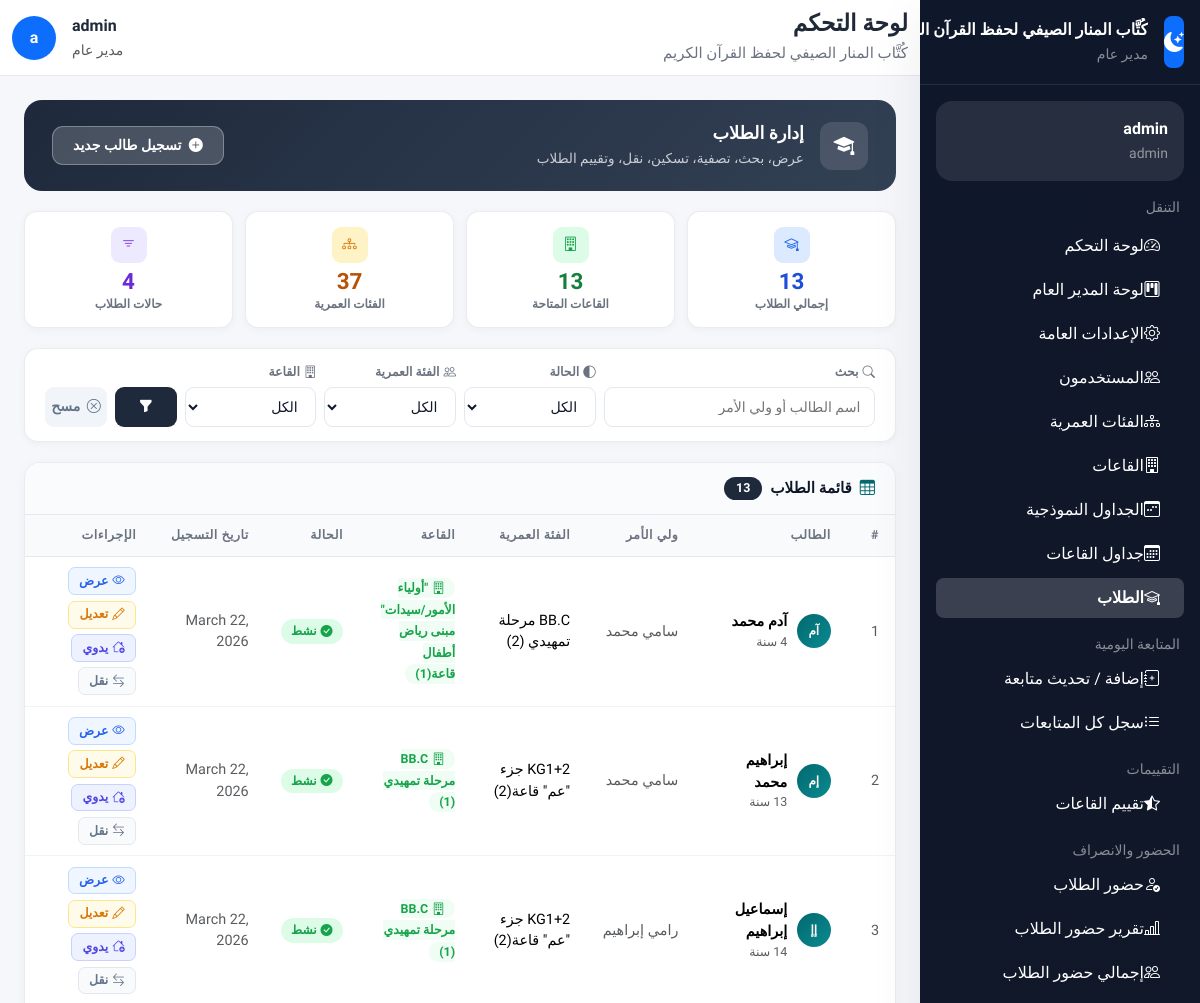
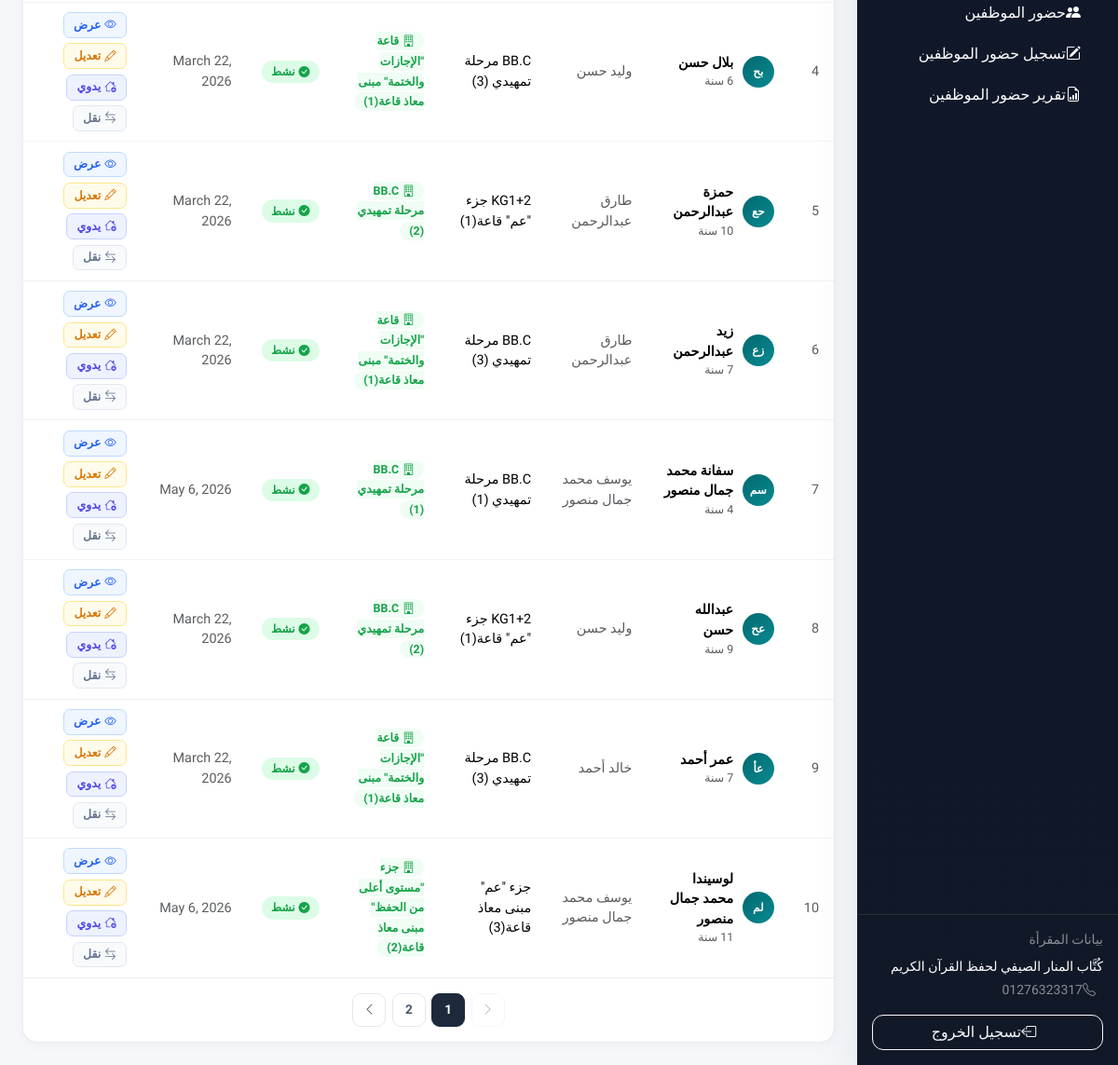
Page /students/ (signed in) on the earlier database version (2 pictures, top to bottom).
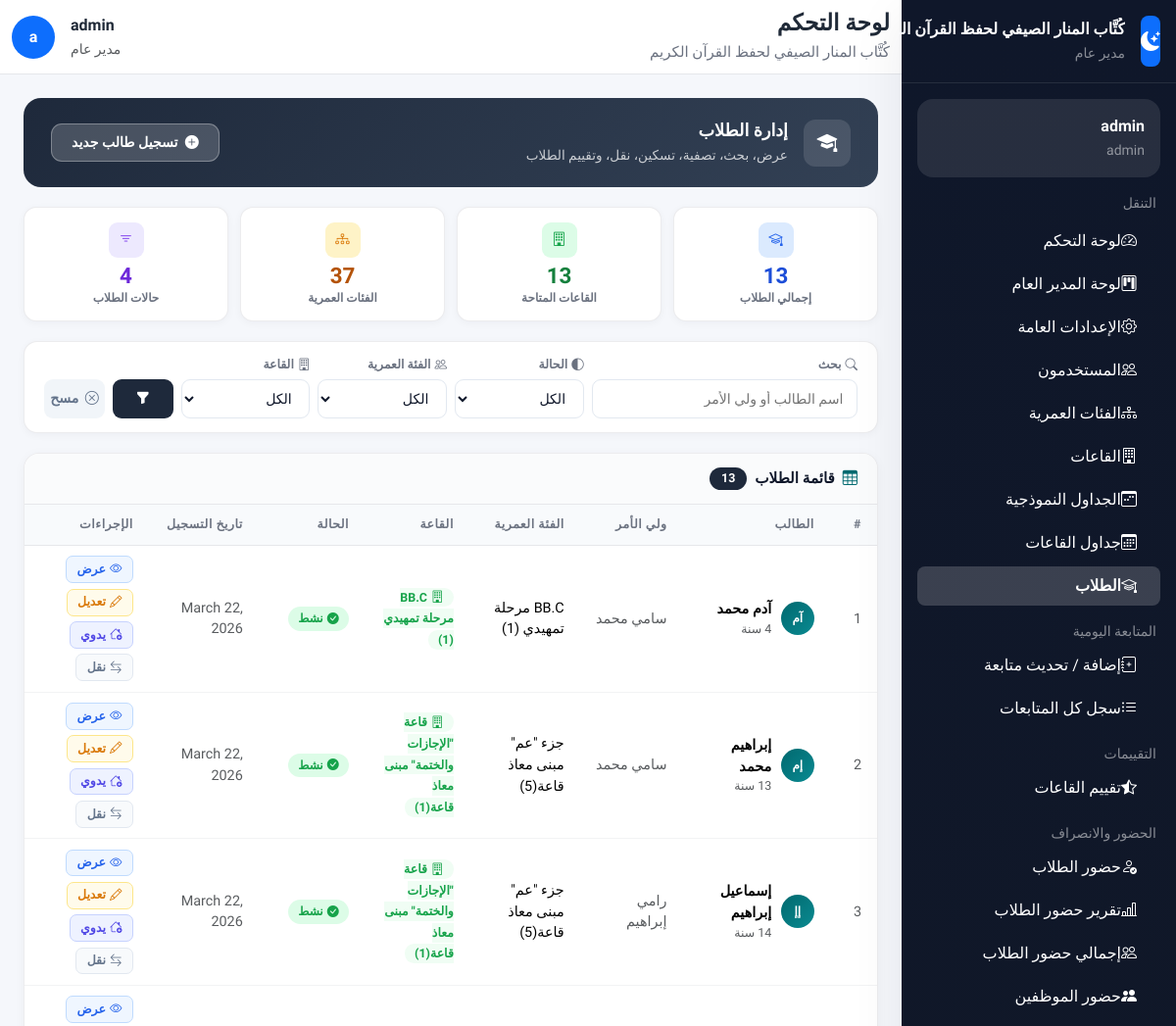
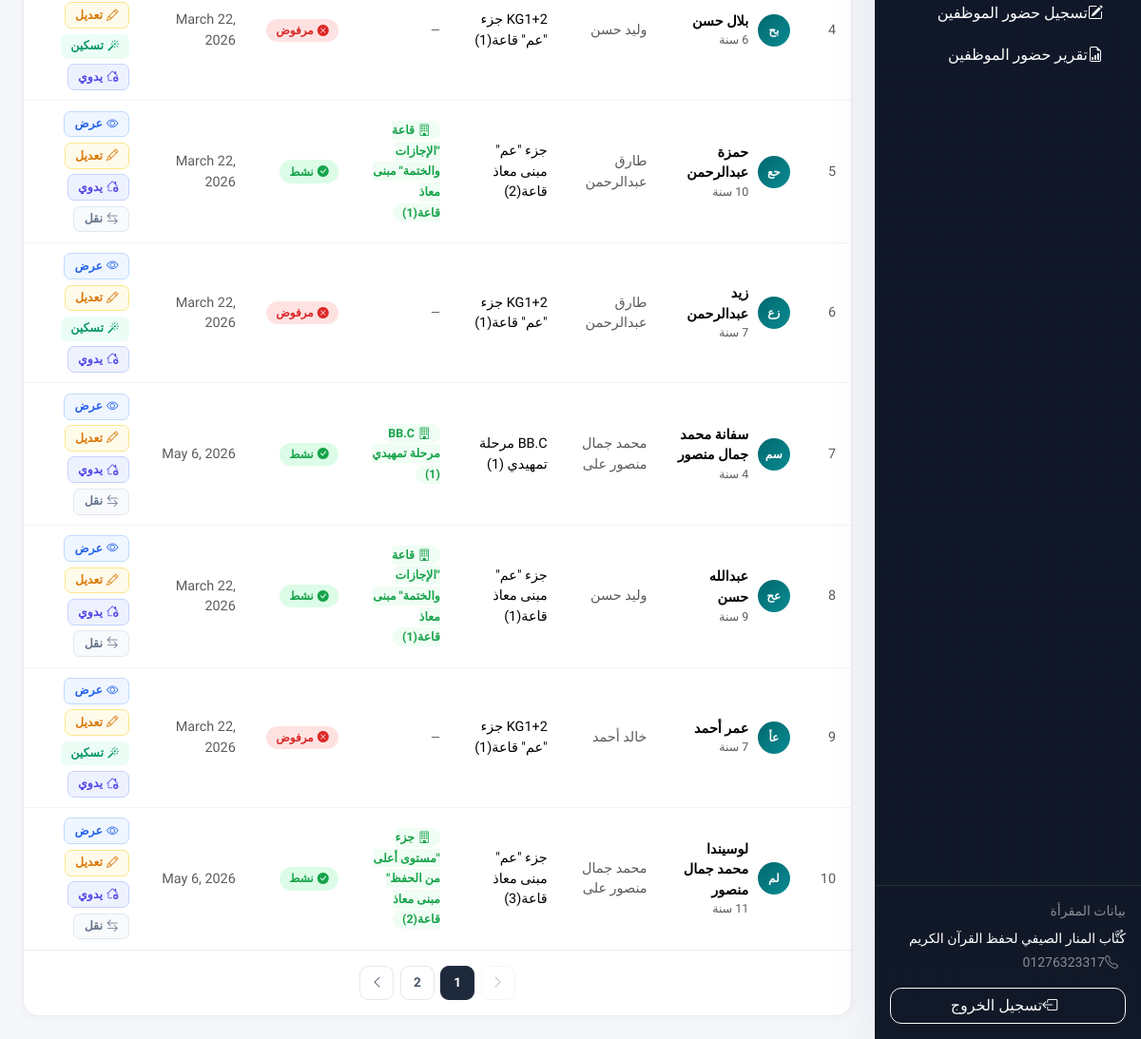
Same page on the later database version (2 pictures, top to bottom).
### students/models.py (models this page shows, shortened)
class Student(models.Model):
    STATUS_PENDING  = 'pending'
    STATUS_ACTIVE   = 'active'
    STATUS_INACTIVE = 'inactive'
    STATUS_REJECTED = 'rejected'
    STATUS_CHOICES = [
        (STATUS_PENDING,  'في انتظار التسكين'),
        (STATUS_ACTIVE,   'نشط'),
        (STATUS_INACTIVE, 'غير نشط'),
        (STATUS_REJECTED, 'مرفوض لعدم وجود قاعة مناسبة'),
    ]
    first_name      = models.CharField(max_length=50, verbose_name='الاسم الأول')
    last_name       = models.CharField(max_length=50, verbose_name='اسم الرباعي')
    date_of_birth   = models.DateField(verbose_name='تاريخ الميلاد')
    emergency_phone = models.CharField(max_length=20, blank=True, verbose_name='رقم موبايل الطوارئ')
    age_group = models.ForeignKey(
        'students.AgeGroup',
        on_delete=models.SET_NULL,
        null=True, blank=True,
        related_name='students',
        verbose_name='الفئة العمرية'
    )
    memorized_surahs = models.ManyToManyField(
        Surah,
        blank=True,
        verbose_name='السور المحفوظة',
        related_name='memorized_by'
    )
    parent = models.ForeignKey(
        User,
        on_delete=models.CASCADE,
        related_name='children',
        limit_choices_to={'role': 'parent'},
        verbose_name='ولي الأمر'
    )
    hall = models.ForeignKey(
        'halls.Hall',
        on_delete=models.SET_NULL,
        null=True, blank=True,
        related_name='students',
        verbose_name='القاعة'
    )
    uses_bus  = models.BooleanField(default=False, verbose_name='يشترك في الباص')
    bus_notes = models.CharField(max_length=200, blank=True, verbose_name='ملاحظات الباص')
    status = models.CharField(
        max_length=20,
        choices=STATUS_CHOICES,
        default=STATUS_PENDING,
        verbose_name='حالة الطالب'
    )
    registration_date = models.DateField(auto_now_add=True, verbose_name='تاريخ التسجيل')
    notes = models.TextField(blank=True, verbose_name='ملاحظات عامة')
    def get_full_name(self):
        return f"{self.first_name} {self.last_name}"
    def calculate_age(self):
        from datetime import date
        today = date.today()
        born  = self.date_of_birth
        return today.year - born.year - ((today.month, today.day) < (born.month, born.day))
    class Meta:
        verbose_name        = 'طالب'
        verbose_name_plural = 'الطلاب'
        ordering            = ['first_name', 'last_name']
        unique_together     = [['parent', 'first_name', 'last_name']]  # ← جديد

class AgeGroup(models.Model):
    name    = models.CharField(max_length=100, verbose_name='اسم الفئة')
    min_age = models.PositiveIntegerField(verbose_name='الحد الأدنى للسن')
    max_age = models.PositiveIntegerField(verbose_name='الحد الأقصى للسن')
    order   = models.PositiveIntegerField(default=0, verbose_name='الترتيب')
    is_active = models.BooleanField(default=True, verbose_name='نشطة')
    class Meta:
        verbose_name        = 'فئة عمرية'
        verbose_name_plural = 'الفئات العمرية'
        ordering            = ['order', 'min_age']

### halls/models.py (models this page shows, shortened)
class Hall(models.Model):
    name = models.CharField(max_length=100, verbose_name='اسم القاعة')
    location = models.CharField(max_length=200, verbose_name='موقع القاعة')
    age_group = models.ForeignKey(
        'students.AgeGroup',
        on_delete=models.SET_NULL,
        null=True,
        blank=True,
        related_name='halls',
        verbose_name='الفئة العمرية'
    )
    max_students = models.PositiveIntegerField(default=30, verbose_name='أقصى عدد للطلاب')
    general_supervisor = models.ForeignKey(
        User,
        on_delete=models.SET_NULL,
        null=True,
        blank=True,
        related_name='managed_halls',
        limit_choices_to={'role': 'general_supervisor'},
        verbose_name='المشرف العام المسؤول'
    )
    teacher = models.ForeignKey(
        User,
        on_delete=models.SET_NULL,
        null=True,
        blank=True,
        related_name='teaching_halls',
        limit_choices_to={'role': 'teacher'},
        verbose_name='المعلم'
    )
    supervisor = models.ForeignKey(
        User,
        on_delete=models.SET_NULL,
        null=True,
        blank=True,
        related_name='supervising_halls',
        limit_choices_to={'role': 'hall_supervisor'},
        verbose_name='مشرف القاعة'
    )
    current_juz = models.PositiveIntegerField(
        default=30,
        verbose_name='الجزء الحالي الذي تبدأ منه القاعة'
    )
    required_completed_juz_count = models.PositiveIntegerField(
        default=0,
        verbose_name='عدد الأجزاء المطلوبة قبل دخول القاعة'
    )
    schedule_template = models.ForeignKey(
        'halls.ScheduleTemplate',
        on_delete=models.SET_NULL,
        null=True,
        blank=True,
        related_name='halls',
        verbose_name='الجدول النموذجي'
    )
    is_active = models.BooleanField(default=True, verbose_name='نشطة')
    created_at = models.DateTimeField(auto_now_add=True)
    class Meta:
        verbose_name = 'قاعة'
        verbose_name_plural = 'القاعات'
        ordering = ['name']

### accounts/models.py (models this page shows, shortened)
class User(AbstractUser):
    ROLE_GENERAL_MANAGER    = 'general_manager'
    ROLE_GENERAL_SUPERVISOR = 'general_supervisor'
    ROLE_HALL_SUPERVISOR    = 'hall_supervisor'
    ROLE_TEACHER            = 'teacher'
    ROLE_PARENT             = 'parent'
    ROLES = [
        (ROLE_GENERAL_MANAGER,    'مدير عام'),
        (ROLE_GENERAL_SUPERVISOR, 'مشرف عام'),
        (ROLE_HALL_SUPERVISOR,    'مشرف قاعات'),
        (ROLE_TEACHER,            'معلم'),
        (ROLE_PARENT,             'ولي أمر'),
    ]
    role = models.CharField(
        max_length=30,
        choices=ROLES,
        default=ROLE_PARENT,
        verbose_name='الدور الوظيفي'
    )
    phone = models.CharField(
        max_length=20,
        blank=True,
        null=True,
        unique=True,           # ← جديد: لا يُسمح بتكرار رقم الهاتف
        verbose_name='رقم الهاتف'
    )
    profile_picture = models.ImageField(
        upload_to='profiles/',
        blank=True,
        null=True,
        verbose_name='الصورة الشخصية'
    )
    can_manage_users       = models.BooleanField(default=False, verbose_name='إدارة المستخدمين')
    can_manage_halls       = models.BooleanField(default=False, verbose_name='إدارة القاعات')
    can_manage_students    = models.BooleanField(default=False, verbose_name='إدارة الطلاب')
    can_manage_attendance  = models.BooleanField(default=False, verbose_name='إدارة الحضور')
    can_manage_evaluations = models.BooleanField(default=False, verbose_name='إدارة التقييمات')
    can_manage_settings    = models.BooleanField(default=False, verbose_name='إدارة الإعدادات')
    @property
    def is_general_manager(self):
        return self.role == self.ROLE_GENERAL_MANAGER
    @property
    def is_general_supervisor(self):
        return self.role == self.ROLE_GENERAL_SUPERVISOR
    @property
    def is_hall_supervisor(self):
        return self.role == self.ROLE_HALL_SUPERVISOR
    @property
    def is_teacher(self):
        return self.role == self.ROLE_TEACHER
    @property
    def is_parent(self):
        return self.role == self.ROLE_PARENT
    @property
    def is_staff_member(self):
        return self.role != self.ROLE_PARENT
    class Meta:
        verbose_name        = 'مستخدم'
        verbose_name_plural = 'المستخدمون'

### students/views.py (the view, shortened to what this page needs)
# urls.py: path('',                      views.StudentListView.as_view(),    name='list'),
class StudentListView(StaffRequiredMixin, View):
    def get_base_queryset(self, request):
        user = request.user
        qs = Student.objects.select_related(
            'parent', 'hall', 'age_group'
        ).prefetch_related('memorized_surahs')
        if user.is_general_manager:
            return qs
    def get(self, request):
        students  = self.get_base_queryset(request)
        status    = request.GET.get('status', '')
        age_group = request.GET.get('age_group', '')
        hall_id   = request.GET.get('hall', '')
        search    = request.GET.get('q', '')
        if status:
            students = students.filter(status=status)
        if age_group:
            students = students.filter(age_group__id=age_group)
        if hall_id:
            students = students.filter(hall_id=hall_id)
        paginator = Paginator(students, 10)
        page      = request.GET.get('page', 1)
        students  = paginator.get_page(page)
        halls = Hall.objects.filter(is_active=True)
        if request.user.is_general_supervisor:
            hall_ids = request.user.hall_assignments.values_list('hall_id', flat=True)
            halls = halls.filter(id__in=hall_ids)
        elif request.user.is_hall_supervisor:
            halls = halls.filter(supervisor=request.user)
        elif request.user.is_teacher:
            halls = halls.filter(teacher=request.user)
        context = {
            'students':   students,
            'halls':      halls,
            'age_groups': AgeGroup.objects.filter(is_active=True),
            'statuses':   Student.STATUS_CHOICES,
            'total':      paginator.count,
        }
        return render(request, 'students/list.html', context)

### accounts/context_processors.py (called while the page is built)
def user_role_context(request):
    if not request.user.is_authenticated:
        return {}
    user = request.user
    return {
        'is_general_manager':    user.is_general_manager,
        'is_general_supervisor': user.is_general_supervisor,
        'is_hall_supervisor':    user.is_hall_supervisor,
        'is_teacher':            user.is_teacher,
        'is_parent':             user.is_parent,
        'user_role_display':     user.get_role_display(),
    }

def site_settings(request):
    settings = SiteSettings.get_settings()
    return {
        'SITE_NAME':        settings.name,
        'SITE_LOGO':        settings.logo,
        'SITE_PHONE':       settings.phone,
        'SITE_SETTINGS':    settings,
        'ALLOW_REGISTRATION': settings.allow_registration,
    }

### accounts/models.py (called while the page is built)
    @classmethod
    def get_settings(cls):
        obj, _ = cls.objects.get_or_create(pk=1)
        return obj

### accounts/permissions.py (called while the page is built)
    def test_func(self):
        return (
            self.request.user.is_authenticated and
            self.request.user.is_staff_member
        )

### templates/students/list.html (shortened to what the changed rows need)
{% extends "base.html" %}
{% block content %}
<div class="sl-hero">
    <div class="sl-hero-left">
        <div>
            <h1>إدارة الطلاب</h1>
        </div>
    </div>
</div>
<div class="sl-table-card">
    {% if students %}
    <div class="d-none d-md-block table-responsive">
        <table class="table sl-table mb-0">
            <thead>
                <tr>
                    <th>#</th>
                    <th>الطالب</th>
                    <th>ولي الأمر</th>
                    <th>الفئة العمرية</th>
                    <th>القاعة</th>
                    <th>الحالة</th>
                    <th>تاريخ التسجيل</th>
                    <th>الإجراءات</th>
                </tr>
            </thead>
            <tbody>
                {% for student in students %}
                <tr>
                    <td class="text-muted small">{{ students.start_index|add:forloop.counter0 }}</td>
                    <td>
                        <div style="display:flex; align-items:center; gap:.6rem;">
                            <div class="std-avatar">{{ student.first_name|first }}{{ student.last_name|first }}</div>
                            <div>
                                <div class="fw-bold" style="font-size:.9rem;">{{ student.get_full_name }}</div>
                                <div class="text-muted" style="font-size:.78rem;">{{ student.calculate_age }} سنة</div>
                            </div>
                        </div>
                    </td>
                    <td class="text-muted small">{{ student.parent.get_full_name|default:"—" }}</td>
                    <td class="small">{{ student.age_group.name|default:"—" }}</td>
                    <td>
                        {% if student.hall %}
                        <span style="background:#f0fdf4; color:#16a34a; border-radius:20px; padding:.15rem .65rem; font-size:.78rem; font-weight:700;">
                            <i class="bi bi-building me-1"></i>{{ student.hall.name }}
                        </span>
                        {% else %}
                        <span class="text-muted small">—</span>
                        {% endif %}
                    </td>
                    <td>
                        {% if student.status == 'active' %}
                            <span class="status-pill sp-active"><i class="bi bi-check-circle-fill"></i>نشط</span>
                        {% elif student.status == 'pending' %}
                            <span class="status-pill sp-pending"><i class="bi bi-clock-fill"></i>انتظار</span>
                        {% elif student.status == 'inactive' %}
                            <span class="status-pill sp-inactive"><i class="bi bi-dash-circle"></i>غير نشط</span>
                        {% else %}
                            <span class="status-pill sp-rejected"><i class="bi bi-x-circle-fill"></i>مرفوض</span>
                        {% endif %}
                    </td>
                    <td class="text-muted small">{{ student.registration_date }}</td>
                    <td>
                        <div style="display:flex; flex-wrap:wrap; gap:.35rem;">
                            <a href="{% url 'students:detail' student.pk %}" class="action-btn ab-view">
                                <i class="bi bi-eye"></i>عرض
                            </a>
                            {% if user.is_general_manager or user.is_general_supervisor %}
                            <a href="{% url 'students:update' student.pk %}" class="action-btn ab-edit">
                                <i class="bi bi-pencil"></i>تعديل
                            </a>
                            {% endif %}
                            {% if user.is_general_supervisor or user.is_general_manager %}
                            {% if student.status == 'pending' or student.status == 'rejected' %}
                            <form method="post" action="{% url 'students:assign_hall' student.pk %}" class="d-inline">
                                <button type="submit" class="action-btn ab-assign" style="border:none; cursor:pointer;">
                                    <i class="bi bi-magic"></i>تسكين
                                </button>
                            </form>
                            {% endif %}
                            <a href="{% url 'students:manual_assign' student.pk %}" class="action-btn ab-manual"
                               title="تسكين يدوي بدون قيود">
                                <i class="bi bi-house-add"></i>يدوي
                            </a>
                            {% if student.status == 'active' %}
                            <a href="{% url 'students:transfer' student.pk %}" class="action-btn ab-transfer">
                                <i class="bi bi-arrow-left-right"></i>نقل
                            </a>
                            {% endif %}
                            {% endif %}
                        </div>
                    </td>
                </tr>
                {% endfor %}
            </tbody>
        </table>
    </div>
    {% else %}
    <div class="sl-empty">
        <i class="bi bi-search"></i>
        <p>لا يوجد طلاب مطابقون للبحث أو التصفية</p>
    </div>
    {% endif %}
</div>
{% endblock %}

Differences in the rows shown:
changed Student "آدم محمد": age_group.name "BB.C مرحلة تمهيدي (2)" → "BB.C مرحلة تمهيدي (1)"; hall.name "\"أولياء الأمور/سيدات\" مبنى رياض أطفال قاعة(1)" → "BB.C مرحلة تمهيدي (1)"
changed Student "إبراهيم محمد": age_group.name "KG1+2 جزء \"عم\" قاعة(2)" → "جزء \"عم\" مبنى معاذ قاعة(5)"; hall.name "BB.C مرحلة تمهيدي (1)" → "قاعة \"الإجازات والختمة\" مبنى معاذ قاعة(1)"
changed Student "إسماعيل إبراهيم": age_group.name "KG1+2 جزء \"عم\" قاعة(2)" → "جزء \"عم\" مبنى معاذ قاعة(5)"; hall.name "BB.C مرحلة تمهيدي (1)" → "قاعة \"الإجازات والختمة\" مبنى معاذ قاعة(1)"
changed Student "بلال حسن": age_group.name "BB.C مرحلة تمهيدي (3)" → "KG1+2 جزء \"عم\" قاعة(1)"; hall.name "قاعة \"الإجازات والختمة\" مبنى معاذ قاعة(1)" → (not shown); now shows "—"; status "نشط نقل" → "مرفوض تسكين"
changed Student "حمزة عبدالرحمن": age_group.name "KG1+2 جزء \"عم\" قاعة(1)" → "جزء \"عم\" مبنى معاذ قاعة(2)"; hall.name "BB.C مرحلة تمهيدي (2)" → "قاعة \"الإجازات والختمة\" مبنى معاذ قاعة(1)"
changed Student "زيد عبدالرحمن": age_group.name "BB.C مرحلة تمهيدي (3)" → "KG1+2 جزء \"عم\" قاعة(1)"; hall.name "قاعة \"الإجازات والختمة\" مبنى معاذ قاعة(1)" → (not shown); now shows "—"; status "نشط نقل" → "مرفوض تسكين"
changed through a linked row, Student "سفانة محمد جمال منصور": parent.get_full_name "يوسف محمد جمال منصور" → "محمد جمال منصور على"
changed Student "عبدالله حسن": age_group.name "KG1+2 جزء \"عم\" قاعة(1)" → "جزء \"عم\" مبنى معاذ قاعة(1)"; hall.name "BB.C مرحلة تمهيدي (2)" → "قاعة \"الإجازات والختمة\" مبنى معاذ قاعة(1)"
changed Student "عمر أحمد": age_group.name "BB.C مرحلة تمهيدي (3)" → "KG1+2 جزء \"عم\" قاعة(1)"; hall.name "قاعة \"الإجازات والختمة\" مبنى معاذ قاعة(1)" → (not shown); now shows "—"; status "نشط نقل" → "مرفوض تسكين"
changed through a linked row, Student "لوسيندا محمد جمال منصور": parent.get_full_name "يوسف محمد جمال منصور" → "محمد جمال منصور على"
